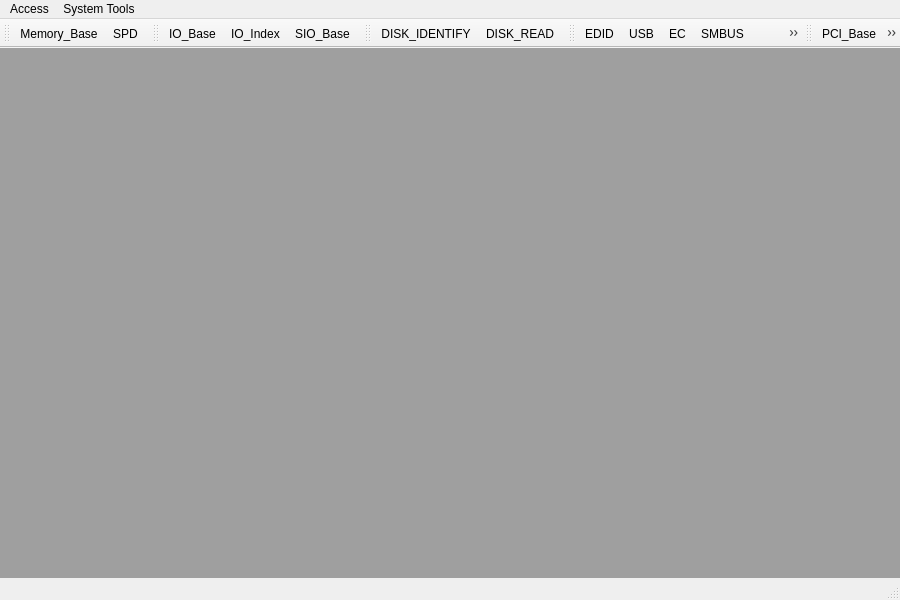
<?xml version="1.0" encoding="UTF-8"?>
<ui version="4.0">
 <class>SV_Master_Mainwindows</class>
 <widget class="QMainWindow" name="SV_Master_Mainwindows">
  <property name="geometry">
   <rect>
    <x>0</x>
    <y>0</y>
    <width>900</width>
    <height>600</height>
   </rect>
  </property>
  <property name="minimumSize">
   <size>
    <width>900</width>
    <height>600</height>
   </size>
  </property>
  <property name="windowTitle">
   <string>SV_Master_Mainwindows</string>
  </property>
  <widget class="QWidget" name="centralWidget">
   <property name="styleSheet">
    <string notr="true">QWidget{background-color: rgb(255, 255, 255);}</string>
   </property>
   <layout class="QHBoxLayout" name="horizontalLayout">
    <property name="spacing">
     <number>0</number>
    </property>
    <property name="leftMargin">
     <number>0</number>
    </property>
    <property name="topMargin">
     <number>0</number>
    </property>
    <property name="rightMargin">
     <number>0</number>
    </property>
    <property name="bottomMargin">
     <number>0</number>
    </property>
    <item>
     <widget class="QMdiArea" name="mdiArea">
      <property name="styleSheet">
       <string notr="true"/>
      </property>
     </widget>
    </item>
   </layout>
  </widget>
  <widget class="QMenuBar" name="menuBar">
   <property name="geometry">
    <rect>
     <x>0</x>
     <y>0</y>
     <width>900</width>
     <height>17</height>
    </rect>
   </property>
   <widget class="QMenu" name="menuAccess">
    <property name="title">
     <string>Access</string>
    </property>
   </widget>
   <widget class="QMenu" name="menuSystem_Tools">
    <property name="title">
     <string>System Tools</string>
    </property>
   </widget>
   <addaction name="menuAccess"/>
   <addaction name="menuSystem_Tools"/>
  </widget>
  <widget class="QStatusBar" name="statusBar"/>
  <widget class="QToolBar" name="toolBar_2">
   <property name="windowTitle">
    <string>toolBar_2</string>
   </property>
   <attribute name="toolBarArea">
    <enum>TopToolBarArea</enum>
   </attribute>
   <attribute name="toolBarBreak">
    <bool>false</bool>
   </attribute>
   <addaction name="actionMemory_Base"/>
   <addaction name="actionSPD"/>
  </widget>
  <widget class="QToolBar" name="toolBar_3">
   <property name="windowTitle">
    <string>toolBar_3</string>
   </property>
   <attribute name="toolBarArea">
    <enum>TopToolBarArea</enum>
   </attribute>
   <attribute name="toolBarBreak">
    <bool>false</bool>
   </attribute>
   <addaction name="actionIO_Base"/>
   <addaction name="actionIO_Index"/>
   <addaction name="actionSIO_Base"/>
  </widget>
  <widget class="QToolBar" name="toolBar_4">
   <property name="windowTitle">
    <string>toolBar_4</string>
   </property>
   <attribute name="toolBarArea">
    <enum>TopToolBarArea</enum>
   </attribute>
   <attribute name="toolBarBreak">
    <bool>false</bool>
   </attribute>
   <addaction name="actionDISK_IDENTIFY"/>
   <addaction name="actionDISK_READ"/>
  </widget>
  <widget class="QToolBar" name="toolBar_5">
   <property name="windowTitle">
    <string>toolBar_5</string>
   </property>
   <attribute name="toolBarArea">
    <enum>TopToolBarArea</enum>
   </attribute>
   <attribute name="toolBarBreak">
    <bool>false</bool>
   </attribute>
   <addaction name="actionEDID"/>
   <addaction name="actionUSB"/>
   <addaction name="actionEC"/>
   <addaction name="actionSMBUS"/>
   <addaction name="actionACPI"/>
   <addaction name="actionSMBIOS"/>
  </widget>
  <widget class="QToolBar" name="toolBar">
   <property name="windowTitle">
    <string>toolBar</string>
   </property>
   <attribute name="toolBarArea">
    <enum>TopToolBarArea</enum>
   </attribute>
   <attribute name="toolBarBreak">
    <bool>false</bool>
   </attribute>
   <addaction name="actionPCI_Base"/>
   <addaction name="actionPCI_OPTION_ROM"/>
  </widget>
  <action name="actionPCI_Base">
   <property name="icon">
    <iconset resource="resource.qrc">
     <normaloff>:/MainBar/Resource/video-card.png</normaloff>:/MainBar/Resource/video-card.png</iconset>
   </property>
   <property name="text">
    <string>PCI_Base</string>
   </property>
   <property name="shortcut">
    <string>Ctrl+P, M</string>
   </property>
  </action>
  <action name="actionMemory_Base">
   <property name="icon">
    <iconset resource="resource.qrc">
     <normaloff>:/MainBar/Resource/ram-memory.png</normaloff>:/MainBar/Resource/ram-memory.png</iconset>
   </property>
   <property name="text">
    <string>Memory_Base</string>
   </property>
   <property name="shortcut">
    <string>Ctrl+M, M</string>
   </property>
  </action>
  <action name="actionIO_Base">
   <property name="icon">
    <iconset resource="resource.qrc">
     <normaloff>:/MainBar/Resource/motherboard.png</normaloff>:/MainBar/Resource/motherboard.png</iconset>
   </property>
   <property name="text">
    <string>IO_Base</string>
   </property>
   <property name="shortcut">
    <string>Ctrl+I, M</string>
   </property>
  </action>
  <action name="actionIO_Index">
   <property name="icon">
    <iconset resource="resource.qrc">
     <normaloff>:/MainBar/Resource/motherboard.png</normaloff>:/MainBar/Resource/motherboard.png</iconset>
   </property>
   <property name="text">
    <string>IO_Index</string>
   </property>
   <property name="shortcut">
    <string>Ctrl+I, I</string>
   </property>
  </action>
  <action name="actionSIO_Base">
   <property name="icon">
    <iconset resource="resource.qrc">
     <normaloff>:/MainBar/Resource/motherboard.png</normaloff>:/MainBar/Resource/motherboard.png</iconset>
   </property>
   <property name="text">
    <string>SIO_Base</string>
   </property>
   <property name="shortcut">
    <string>Ctrl+S</string>
   </property>
  </action>
  <action name="actionSPD">
   <property name="icon">
    <iconset resource="resource.qrc">
     <normaloff>:/MainBar/Resource/memory.png</normaloff>:/MainBar/Resource/memory.png</iconset>
   </property>
   <property name="text">
    <string>SPD</string>
   </property>
   <property name="shortcut">
    <string>Ctrl+M, S</string>
   </property>
  </action>
  <action name="actionEDID">
   <property name="icon">
    <iconset resource="resource.qrc">
     <normaloff>:/MainBar/Resource/hdmi.png</normaloff>:/MainBar/Resource/hdmi.png</iconset>
   </property>
   <property name="text">
    <string>EDID</string>
   </property>
   <property name="shortcut">
    <string>Ctrl+E, D</string>
   </property>
  </action>
  <action name="actionPCI_OPTION_ROM">
   <property name="icon">
    <iconset resource="resource.qrc">
     <normaloff>:/MainBar/Resource/video-card.png</normaloff>:/MainBar/Resource/video-card.png</iconset>
   </property>
   <property name="text">
    <string>PCI_OPTION_ROM</string>
   </property>
   <property name="shortcut">
    <string>Ctrl+P, O</string>
   </property>
  </action>
  <action name="actionUSB">
   <property name="icon">
    <iconset resource="resource.qrc">
     <normaloff>:/MainBar/Resource/usb.png</normaloff>:/MainBar/Resource/usb.png</iconset>
   </property>
   <property name="text">
    <string>USB</string>
   </property>
   <property name="shortcut">
    <string>Ctrl+U</string>
   </property>
  </action>
  <action name="actionEC">
   <property name="icon">
    <iconset resource="resource.qrc">
     <normaloff>:/MainBar/Resource/computer-1.png</normaloff>:/MainBar/Resource/computer-1.png</iconset>
   </property>
   <property name="text">
    <string>EC</string>
   </property>
   <property name="shortcut">
    <string>Ctrl+E, C</string>
   </property>
  </action>
  <action name="actionSMBUS">
   <property name="icon">
    <iconset resource="resource.qrc">
     <normaloff>:/MainBar/Resource/computer-1.png</normaloff>:/MainBar/Resource/computer-1.png</iconset>
   </property>
   <property name="text">
    <string>SMBUS</string>
   </property>
   <property name="shortcut">
    <string>Ctrl+L, P</string>
   </property>
  </action>
  <action name="actionDISK_IDENTIFY">
   <property name="icon">
    <iconset resource="resource.qrc">
     <normaloff>:/MainBar/Resource/drive.png</normaloff>:/MainBar/Resource/drive.png</iconset>
   </property>
   <property name="text">
    <string>DISK_IDENTIFY</string>
   </property>
   <property name="shortcut">
    <string>Ctrl+D, I</string>
   </property>
  </action>
  <action name="actionDISK_READ">
   <property name="icon">
    <iconset resource="resource.qrc">
     <normaloff>:/MainBar/Resource/sata.png</normaloff>:/MainBar/Resource/sata.png</iconset>
   </property>
   <property name="text">
    <string>DISK_READ</string>
   </property>
   <property name="shortcut">
    <string>Ctrl+D, R</string>
   </property>
  </action>
  <action name="actionACPI">
   <property name="icon">
    <iconset resource="resource.qrc">
     <normaloff>:/MainBar/Resource/computer-1.png</normaloff>:/MainBar/Resource/computer-1.png</iconset>
   </property>
   <property name="text">
    <string>ACPI</string>
   </property>
   <property name="shortcut">
    <string>Ctrl+T, A</string>
   </property>
  </action>
  <action name="actionSMBIOS">
   <property name="icon">
    <iconset resource="resource.qrc">
     <normaloff>:/MainBar/Resource/computer-1.png</normaloff>:/MainBar/Resource/computer-1.png</iconset>
   </property>
   <property name="text">
    <string>SMBIOS</string>
   </property>
   <property name="shortcut">
    <string>Ctrl+T, S</string>
   </property>
  </action>
 </widget>
 <layoutdefault spacing="6" margin="11"/>
 <resources>
  <include location="resource.qrc"/>
 </resources>
 <connections/>
</ui>
